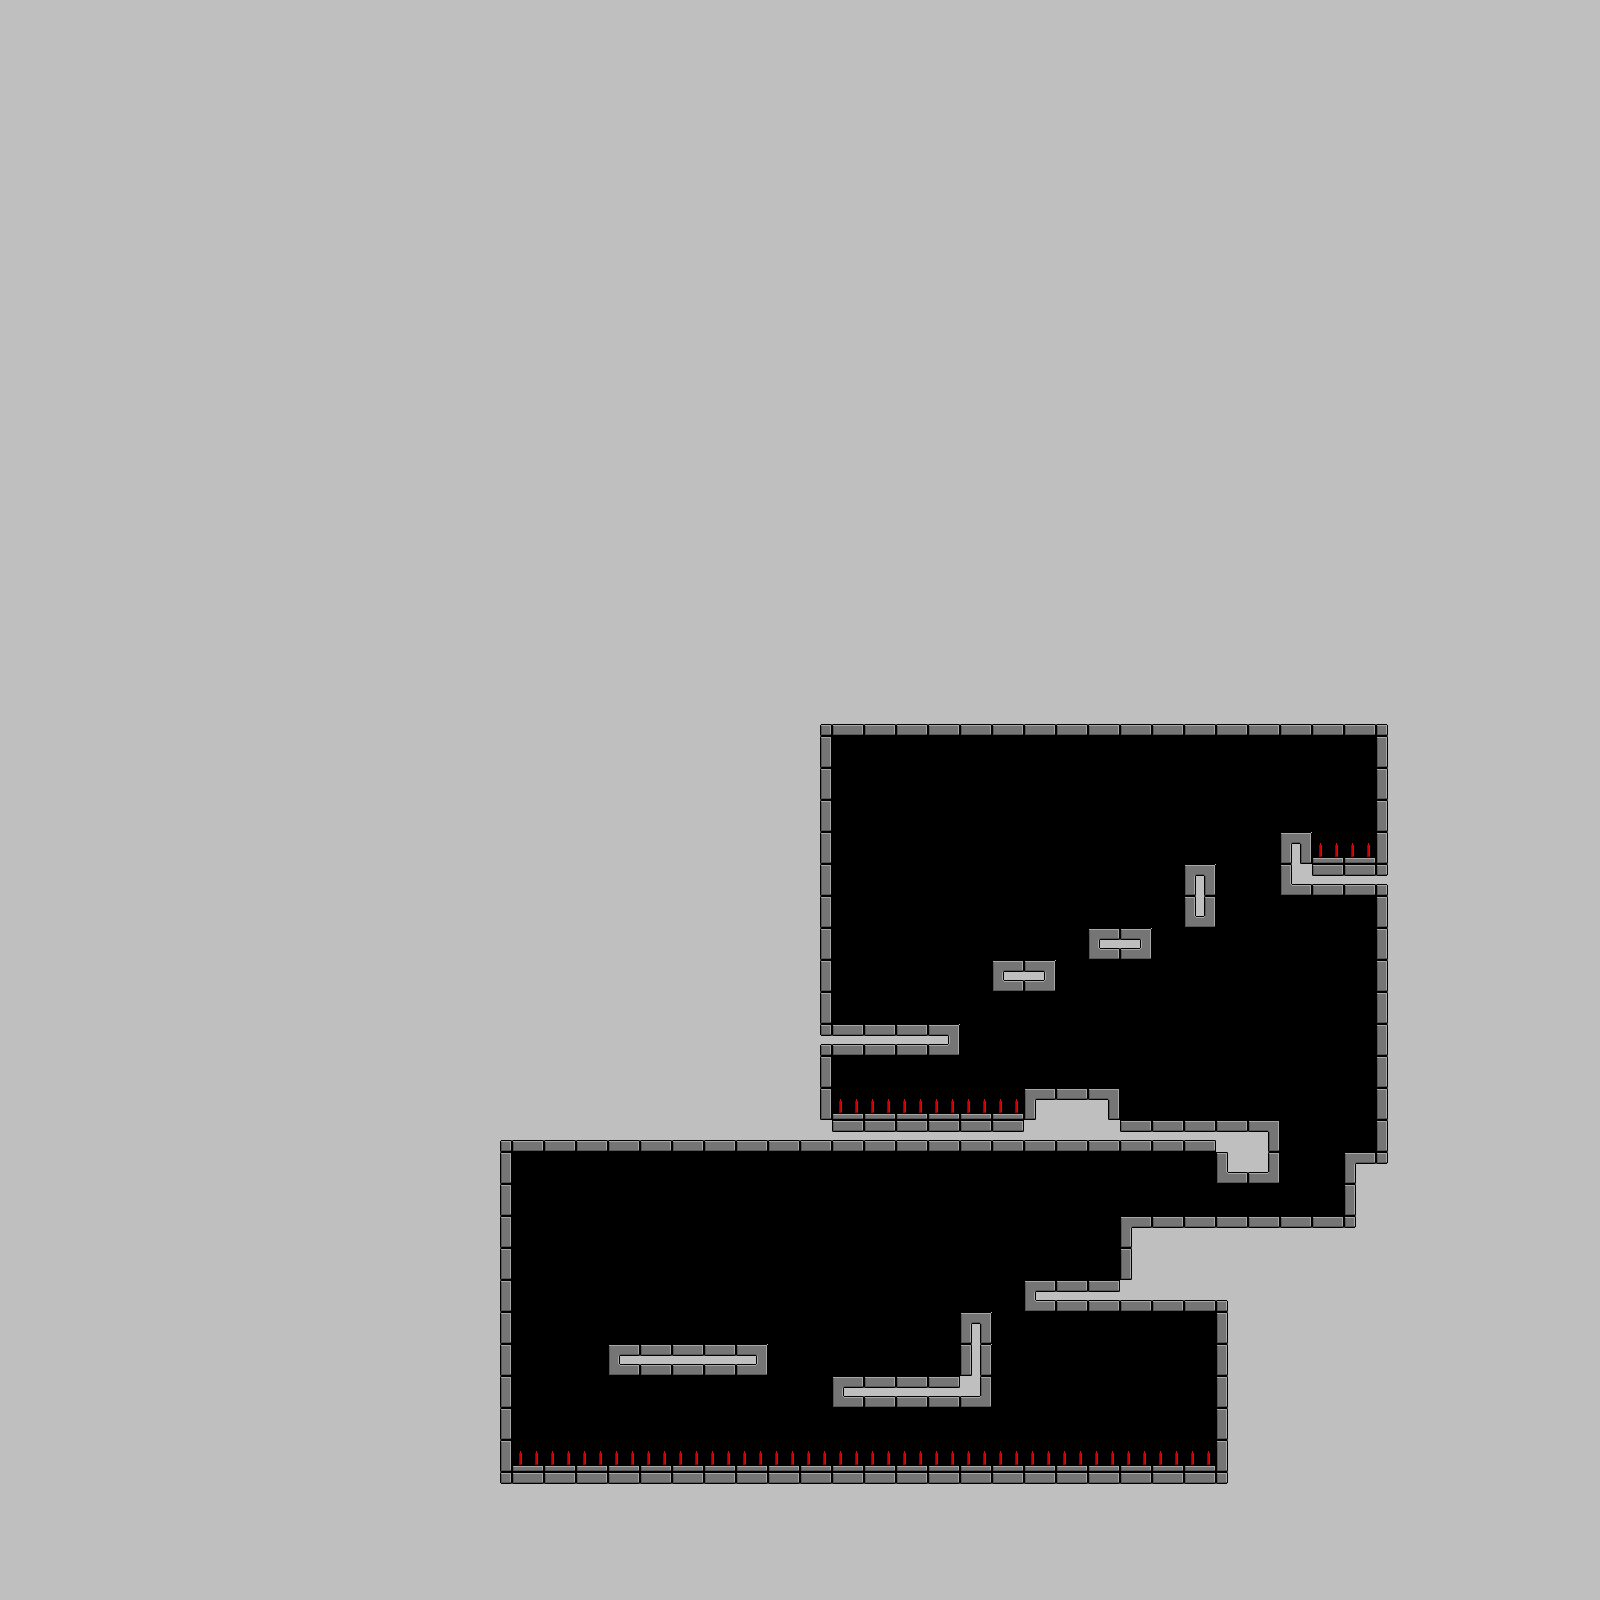

Rendered tile map (Tiled .tmx) drawn with the repository's tilesets; below, a short description and the map source with its tile grids summarised:
An orthogonal 50x50 tile map with 32x32 px tiles, 1 tile layer (Layer1) and 26 objects (25x coin, spawnPoint).

<map version="1.0" orientation="orthogonal" width="50" height="50" tilewidth="32" tileheight="32">
 <tileset firstgid="1" name="tileset" tilewidth="32" tileheight="32">
  <image source="tileset.png" width="224" height="224" />
  <tile id="0">
   <properties>
    <property name="isCollidable" value="1" />
   </properties>
  </tile>
  <tile id="1">
   <properties>
    <property name="isCollidable" value="1" />
   </properties>
  </tile>
  <tile id="2">
   <properties>
    <property name="isCollidable" value="1" />
   </properties>
  </tile>
  <tile id="3">
   <properties>
    <property name="isCollidable" value="1" />
   </properties>
  </tile>
  <tile id="4">
   <properties>
    <property name="isCollidable" value="1" />
   </properties>
  </tile>
  <tile id="5">
   <properties>
    <property name="isCollidable" value="1" />
   </properties>
  </tile>
  <tile id="7">
   <properties>
    <property name="isCollidable" value="1" />
   </properties>
  </tile>
  <tile id="8">
   <properties>
    <property name="isCollidable" value="1" />
   </properties>
  </tile>
  <tile id="9">
   <properties>
    <property name="isCollidable" value="1" />
   </properties>
  </tile>
  <tile id="10">
   <properties>
    <property name="isCollidable" value="1" />
   </properties>
  </tile>
  <tile id="11">
   <properties>
    <property name="isCollidable" value="1" />
   </properties>
  </tile>
  <tile id="12">
   <properties>
    <property name="isCollidable" value="1" />
   </properties>
  </tile>
  <tile id="14">
   <properties>
    <property name="isCollidable" value="1" />
   </properties>
  </tile>
  <tile id="15">
   <properties>
    <property name="isCollidable" value="1" />
   </properties>
  </tile>
  <tile id="16">
   <properties>
    <property name="isCollidable" value="1" />
   </properties>
  </tile>
  <tile id="17">
   <properties>
    <property name="isCollidable" value="1" />
   </properties>
  </tile>
  <tile id="18">
   <properties>
    <property name="isCollidable" value="1" />
   </properties>
  </tile>
  <tile id="19">
   <properties>
    <property name="isCollidable" value="1" />
   </properties>
  </tile>
  <tile id="21">
   <properties>
    <property name="isCollidable" value="1" />
   </properties>
  </tile>
  <tile id="22">
   <properties>
    <property name="isCollidable" value="1" />
   </properties>
  </tile>
  <tile id="23">
   <properties>
    <property name="isCollidable" value="1" />
   </properties>
  </tile>
  <tile id="24">
   <properties>
    <property name="isCollidable" value="1" />
   </properties>
  </tile>
  <tile id="25">
   <properties>
    <property name="isCollidable" value="1" />
   </properties>
  </tile>
  <tile id="26">
   <properties>
    <property name="isCollidable" value="1" />
   </properties>
  </tile>
  <tile id="28">
   <properties>
    <property name="isCollidable" value="1" />
   </properties>
  </tile>
  <tile id="29">
   <properties>
    <property name="isCollidable" value="1" />
   </properties>
  </tile>
  <tile id="30">
   <properties>
    <property name="isCollidable" value="1" />
   </properties>
  </tile>
  <tile id="31">
   <properties>
    <property name="isCollidable" value="1" />
   </properties>
  </tile>
  <tile id="32">
   <properties>
    <property name="isCollidable" value="1" />
   </properties>
  </tile>
  <tile id="33">
   <properties>
    <property name="isCollidable" value="1" />
   </properties>
  </tile>
  <tile id="35">
   <properties>
    <property name="isEnemy" value="1" />
   </properties>
  </tile>
 </tileset>
 <layer name="Layer1" width="50" height="50">
  <data>[2500 cells, 2138 non-empty, 22 distinct tile ids]</data>
 </layer>
 <objectgroup color="#a40091" name="obj" width="50" height="50">
  <object name="spawnPoint" x="653" y="1305" width="30" height="30" />
  <object name="coin" x="871" y="1341" />
  <object name="coin" x="914" y="1341" />
  <object name="coin" x="1037" y="1259" />
  <object name="coin" x="1066" y="1260" />
  <object name="coin" x="1096" y="1259" />
  <object name="coin" x="1161" y="1199" />
  <object name="coin" x="1190" y="1199" />
  <object name="coin" x="1220" y="1199" />
  <object name="coin" x="1249" y="1200" />
  <object name="coin" x="1279" y="1199" />
  <object name="coin" x="1203" y="1100" />
  <object name="coin" x="1173" y="1100" />
  <object name="coin" x="1262" y="1100" />
  <object name="coin" x="1232" y="1101" />
  <object name="coin" x="1144" y="1100" />
  <object name="coin" x="1038" y="939" />
  <object name="coin" x="1009" y="939" />
  <object name="coin" x="1196" y="846" />
  <object name="coin" x="1104" y="907" />
  <object name="coin" x="1137" y="898" />
  <object name="coin" x="1293" y="814" />
  <object name="coin" x="885" y="999" />
  <object name="coin" x="855" y="1000" />
  <object name="coin" x="885" y="970" />
  <object name="coin" x="855" y="971" />
 </objectgroup>
</map>